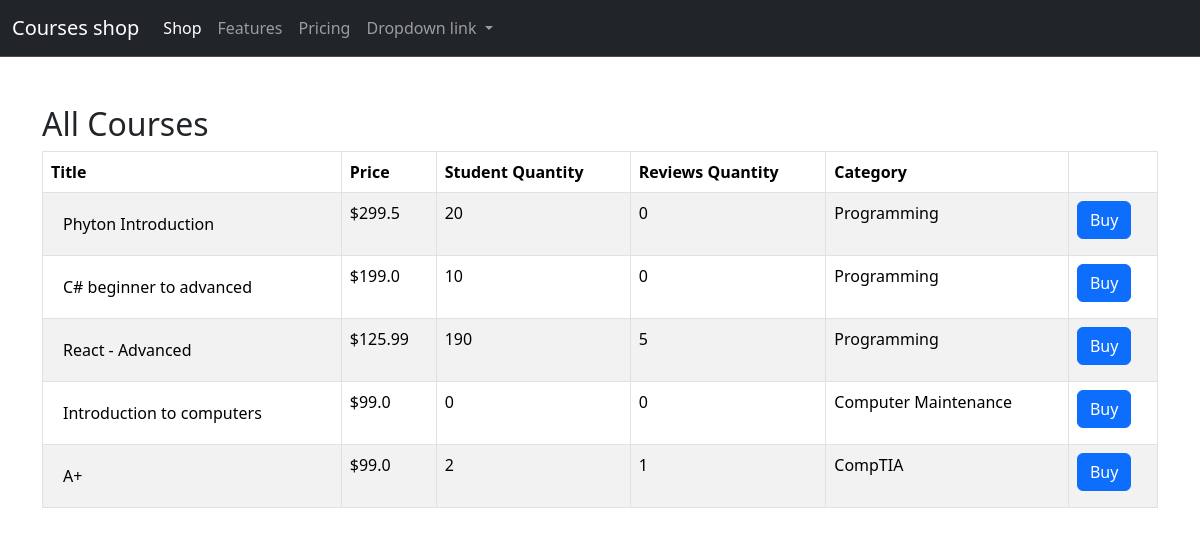
Page /shop/ on the earlier database version.
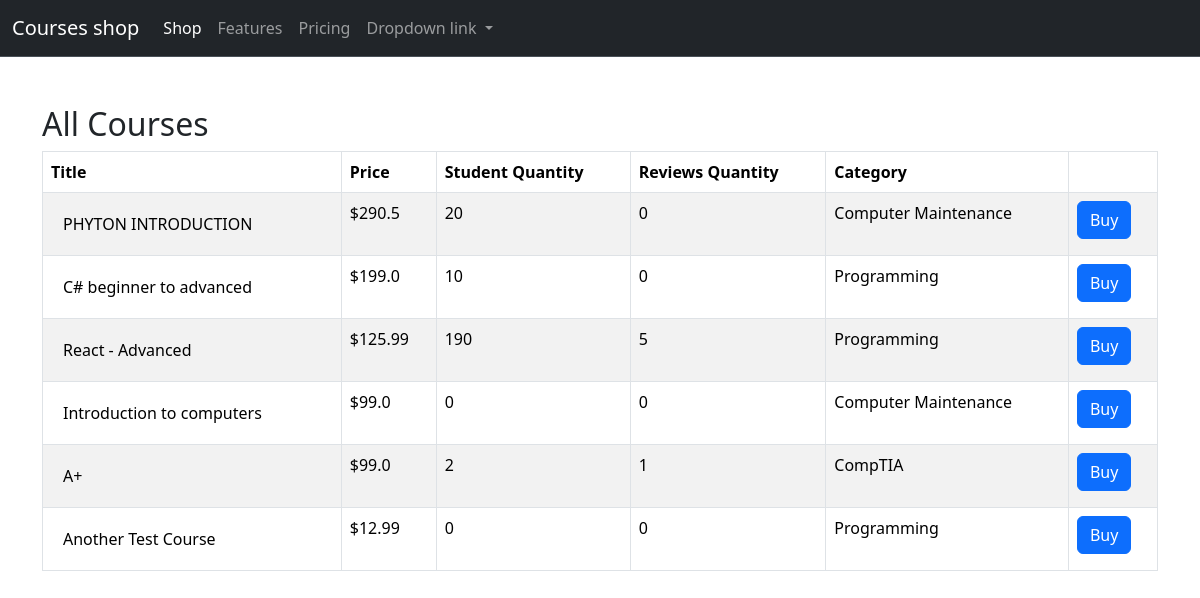
Same page on the later database version.
### shop/models.py (models this page shows, shortened)
class Course(models.Model):
    title = models.CharField(max_length=255)
    price = models.FloatField()
    students_qty = models.IntegerField()
    reviews_qty = models.IntegerField()
    created_at = models.DateTimeField(default=timezone.now)
    category = models.ForeignKey(Category, on_delete=models.CASCADE)

class Category(models.Model):
    title = models.CharField(max_length=300)
    created_at = models.DateTimeField(default=timezone.now)

### shop/views.py (the view)
# urls.py: path("", index, name="list"),  # Accessed via 'courses:list'
def index(request):
    courses = Course.objects.all()
    return render(
        request,
        "courses/course_list.html",
        {
            "courses": courses,
        },
    )

### templates/courses/course_list.html (shortened to what this page needs)
{% extends "base.html" %}
{%block content%}
<h2>All Courses</h2>
<table class="table table-striped table-bordered table-hover">
    <thead>
    <tr>
        <th>Title</th>
        <th>Price</th>
        <th>Student Quantity</th>
        <th>Reviews Quantity</th>
        <th>Category</th>
        <th></th>
    </tr>
    </thead>
    <tbody>
    {% for course in courses %}
    <tr>
        <td style="padding: 0;"><a href="{% url 'courses:detail' course.id %}"
                                   style="display: block; width: 100%; height: 100%; padding: 20px; color: inherit; text-decoration: none; line-height: normal;">
            {{ course.title }}
        </a></td>
        <td>${{ course.price }}</td>
        <td>{{ course.students_qty }}</td>
        <td>{{ course.reviews_qty }}</td>
        <td>{{course.category.title }}</td>
        <td>
            <button class="btn btn-primary">Buy</button>
        </td>
    </tr>
    {% empty %}
    <tr>
        <td colspan="4">No courses available</td>
    </tr>
    {% endfor %}
    </tbody>
</table>
{%endblock%}

### templates/base.html (shortened to what this page needs)
<!doctype html>
<html lang="en">
<head>
    <link
            rel="stylesheet"
            href="https://cdn.jsdelivr.net/npm/bootstrap@5.3.3/dist/css/bootstrap.min.css"
    />
    <link rel="stylesheet" href="https://cdnjs.cloudflare.com/ajax/libs/font-awesome/6.0.0-beta3/css/all.min.css">
</head>
<body>
{% include 'navigation.html' %}
<main class="container mt-5">
    {% block content %}{% endblock %}
</main>
</body>
</html>

### templates/navigation.html (shortened to what this page needs)
<nav class="navbar navbar-expand-lg bg-dark border-bottom border-body" data-bs-theme="dark">
    <div class="container-fluid">
        <a class="navbar-brand" href="{% url 'courses:list' %}">Courses shop</a>
        <div class="collapse navbar-collapse" id="navbarNavDropdown">
            <ul class="navbar-nav">
                <li class="nav-item">
                    <a class="nav-link active" aria-current="page" href="{% url 'courses:list' %}">Shop</a>
                </li>
                <li class="nav-item">
                    <a class="nav-link" href="#">Features</a>
                </li>
                <li class="nav-item">
                    <a class="nav-link" href="#">Pricing</a>
                </li>
                <li class="nav-item dropdown">
                    <a class="nav-link dropdown-toggle" href="#" role="button" data-bs-toggle="dropdown"
                       aria-expanded="false">
                        Dropdown link
                    </a>
                </li>
            </ul>
        </div>
    </div>
</nav>

Differences in the rows shown:
changed Course: title "Phyton Introduction" → "PHYTON INTRODUCTION"; price "299.5" → "290.5"; category "Programming" → "Computer Maintenance"
added Course: title "Another Test Course", price "12.99", students_qty "0", reviews_qty "0", category "Programming"
